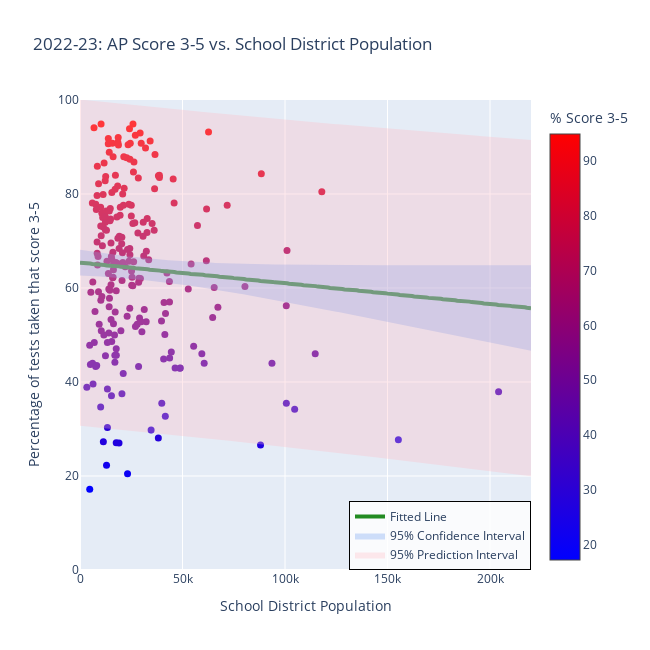

Notebook code for this chart:
### Markdown cell above
# 2022-23: AP Score 3-5 vs. District Population

### Code cell
x_arr = MA_AP_all_data['Population'].to_numpy()
y_arr = MA_AP_all_data['% Score 3-5'].to_numpy()

# Fit the OLS model
alpha = 0.05  # 95% confidence level
x_with_const = sm.add_constant(x_arr)  # Add intercept
model = sm.OLS(y_arr, x_with_const).fit()

# Generate x values for the fitted line
x_line = np.linspace(0, 220e3, 221)
x_line = np.round(x_line, decimals=-1)
x_line_with_const = sm.add_constant(x_line)

# Get predictions and intervals
predictions = model.get_prediction(x_line_with_const)
prediction_summary = predictions.summary_frame(alpha=alpha)

# Extract values
y_line = prediction_summary['mean'].values
ci_lower = prediction_summary['mean_ci_lower'].values  # Confidence Interval lower bound
ci_upper = prediction_summary['mean_ci_upper'].values  # Confidence Interval upper bound
pi_lower = prediction_summary['obs_ci_lower'].values  # Prediction Interval lower bound
pi_upper = prediction_summary['obs_ci_upper'].values  # Prediction Interval upper bound

# Round fitted values for consistency
y_line = np.round(y_line, decimals=1)

#### Draw the data points ####
fig = go.Figure(data=go.Scatter(
    x=np.round(x_arr, decimals=-1),
    y=np.round(y_arr, decimals=1),
    mode='markers',
    marker=dict(
        size=7,
        color=y_arr,
        colorscale='Bluered',
        symbol='circle',
        showscale=True,
        colorbar=dict(title='% Score 3-5'),
    ),
    showlegend=False,
    text=MA_AP_all_data['District Name'],
    name=''
))

#### Add the fitted line ####
fig.add_trace(go.Scatter(
    x=x_line,
    y=y_line,
    mode="lines",
    line=dict(color="forestgreen", width=4),  # Thicker fitted line
    name="Fitted Line",
    showlegend=True
))

#### Add the Confidence Interval band ####
fig.add_trace(go.Scatter(
    x=np.concatenate([x_line, x_line[::-1]]),
    y=np.concatenate([ci_upper, ci_lower[::-1]]),
    fill='toself',
    fillcolor='rgba(100, 149, 237, 0.3)',
    line=dict(color='rgba(255,255,255,0)'),
    hoverinfo="skip",
    showlegend=True,
    name="95% Confidence Interval"
))

#### Add the Prediction Interval band ####
fig.add_trace(go.Scatter(
    x=np.concatenate([x_line, x_line[::-1]]),
    y=np.concatenate([pi_upper, pi_lower[::-1]]),
    fill='toself',
    fillcolor='rgba(255, 182, 193, 0.3)',
    line=dict(color='rgba(255,255,255,0)'),
    hoverinfo="skip",
    showlegend=True,
    name="95% Prediction Interval"
))

#### Write the title of the plot ####
fig.update_layout(
    title='2022-23: AP Score 3-5 vs. School District Population',
    xaxis_title='School District Population',
    yaxis_title='Percentage of tests taken that score 3-5',
    width=650,
    height=650,
    legend=dict(
        x=1.0,  # Position of the legend (x-coordinate in normalized units)
        y=0.0,  # Position of the legend (y-coordinate in normalized units)
        xanchor='right',  # Align the legend box to the right
        yanchor='bottom',  # Align the legend box to the bottom
        bgcolor='rgba(255, 255, 255, 0.8)',  # White background with some transparency
        bordercolor='black',
        borderwidth=1
    )
)

fig.update_xaxes(range=[0, 220e3])
fig.update_yaxes(range=[0, 100])
fig.show()

# Save the plot
with open('data/MA_pickled/MA_pass_vs_school_district_population.pkl', 'wb') as f:
    pickle.dump(fig, f)

### Figure 1 — Plotly figure (JSON) as saved in the notebook; plotly's stock layout.template omitted (floating-point values rounded to 4 significant figures; data arrays with more than 128 entries replaced by an {"elided": "..."} marker saying what was removed)
{"data": [{"marker": {"color": {"elided": "222 float values"}, "colorbar": {"title": {"text": "% Score 3-5"}}, "colorscale": [[0, "rgb(0,0,255)"], [1, "rgb(255,0,0)"]], "showscale": true, "size": 7, "symbol": "circle"}, "mode": "markers", "name": "", "showlegend": false, "text": {"elided": "222 str values"}, "type": "scatter", "x": {"elided": "222 int values"}, "y": {"elided": "222 float values"}}, {"line": {"color": "forestgreen", "width": 4}, "mode": "lines", "name": "Fitted Line", "showlegend": true, "type": "scatter", "x": {"elided": "221 int values"}, "y": {"elided": "221 float values"}}, {"fill": "toself", "fillcolor": "rgba(100, 149, 237, 0.3)", "hoverinfo": "skip", "line": {"color": "rgba(255,255,255,0)"}, "name": "95% Confidence Interval", "showlegend": true, "type": "scatter", "x": {"elided": "442 int values"}, "y": {"elided": "442 float values"}}, {"fill": "toself", "fillcolor": "rgba(255, 182, 193, 0.3)", "hoverinfo": "skip", "line": {"color": "rgba(255,255,255,0)"}, "name": "95% Prediction Interval", "showlegend": true, "type": "scatter", "x": {"elided": "442 int values"}, "y": {"elided": "442 float values"}}], "layout": {"height": 650, "legend": {"bgcolor": "rgba(255, 255, 255, 0.8)", "bordercolor": "black", "borderwidth": 1, "x": 1, "xanchor": "right", "y": 0, "yanchor": "bottom"}, "title": {"text": "2022-23: AP Score 3-5 vs. School District Population"}, "width": 650, "xaxis": {"range": [0, 220000], "title": {"text": "School District Population"}, "type": "linear"}, "yaxis": {"range": [0, 100], "title": {"text": "Percentage of tests taken that score 3-5"}, "type": "linear"}}}
